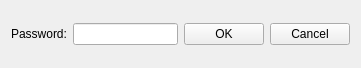
<?xml version="1.0" encoding="UTF-8"?>
<ui version="4.0">
 <class>Syn_DebugModeDlg</class>
 <widget class="QWidget" name="Syn_DebugModeDlg">
  <property name="windowModality">
   <enum>Qt::ApplicationModal</enum>
  </property>
  <property name="geometry">
   <rect>
    <x>0</x>
    <y>0</y>
    <width>361</width>
    <height>68</height>
   </rect>
  </property>
  <property name="windowTitle">
   <string>Engineer Mode</string>
  </property>
  <layout class="QHBoxLayout" name="horizontalLayout">
   <item>
    <widget class="QLabel" name="DebugModePasswordLabel">
     <property name="text">
      <string>Password:</string>
     </property>
    </widget>
   </item>
   <item>
    <widget class="QLineEdit" name="DebugModeLineEdit">
     <property name="echoMode">
      <enum>QLineEdit::Password</enum>
     </property>
    </widget>
   </item>
   <item>
    <widget class="QPushButton" name="DebugModeOKPushButton">
     <property name="text">
      <string>OK</string>
     </property>
    </widget>
   </item>
   <item>
    <widget class="QPushButton" name="DebugModeCancelPushButton">
     <property name="text">
      <string>Cancel</string>
     </property>
    </widget>
   </item>
  </layout>
 </widget>
 <layoutdefault spacing="6" margin="11"/>
 <resources/>
 <connections/>
</ui>
